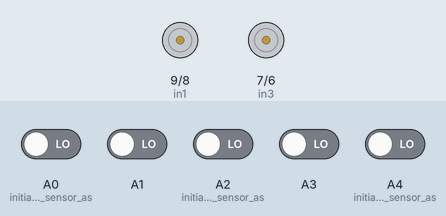
The sketch below on a simulated Arduino Uno, built with avr-gcc and run on an emulated ATmega328P. Parts: motor-driver pin pairs drawn as motors (green arrow = first pin HIGH = forward, orange = second pin HIGH = backward, longer = more drive, scaled by the enable pin). Inputs (shaded band) come from the test bench; at power-on: A0 (initialize_Left_sensor_as), A1, A2 (initialize_Left_sensor_as), A3, A4 (initialize_Left_sensor_as) LOW.

Above: at 4.2 s.
4.3 s: A0 (initialize_Left_sensor_as) driven HIGH and A1 driven HIGH
At 5.2 s:
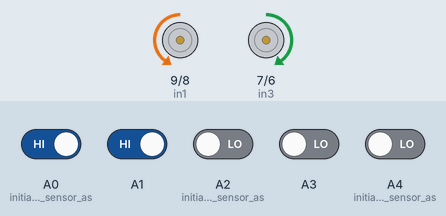
5.8 s: A3 driven HIGH and A4 (initialize_Left_sensor_as) driven HIGH
At 6.3 s:
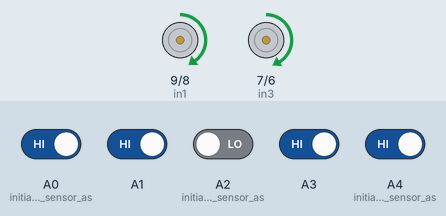
Timing chart, 0 to 8.8 s (numbered marks = the images above; inputs shaded):
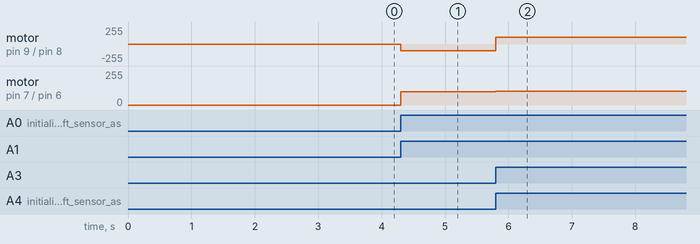

Measured:
- after the input at 4.3 s, motor on pin 9 (in1) / pin 8 (in2): stopped → backward 100/255 at once; motor on pin 7 (in3) / pin 6 (in4): stopped → forward 100/255 at once
- after the input at 5.8 s, motor on pin 9 (in1) / pin 8 (in2): backward 100/255 → forward 100/255 at once; motor on pin 7 (in3) / pin 6 (in4): forward 100/255 → forward 105/255 at once

The sketch:

line_follower_robot.ino
```cpp
#define in1 9
#define in2 8
#define in3 7
#define in4 6
#define enA 10
#define enB 5
int M1_Speed = 100; // speed of motor 1
int M2_Speed = 105; // speed of motor 2
int LeftRotationSpeed = 100; // Left Rotation Speed
int RightRotationSpeed = 100; // Right Rotation Speed
void setup() {
pinMode(in1,OUTPUT);
pinMode(in2,OUTPUT);
pinMode(in3,OUTPUT);
pinMode(in4,OUTPUT);
pinMode(enA,OUTPUT);
pinMode(enB,OUTPUT);
pinMode(A0, INPUT); // initialize Left sensor as an input
pinMode(A1, INPUT);
pinMode(A2, INPUT); // initialize Left sensor as an input
pinMode(A3, INPUT);
pinMode(A4, INPUT); // initialize Left sensor as an input

Serial.begin(9600); //for debugging

delay(3000);
}
void loop() {
int SENSOR_1 = digitalRead(A0);
int SENSOR_2 = digitalRead(A1);
int SENSOR_3 = digitalRead(A2);
int SENSOR_4 = digitalRead(A3);
int SENSOR_5 = digitalRead(A4);


if(SENSOR_1==1 && SENSOR_2==1 && SENSOR_3==0 && SENSOR_4==1 && SENSOR_5==1)
  {
    forward(); //FORWARD
  }
else if(SENSOR_1==1 && SENSOR_2==1 && SENSOR_3==0 && SENSOR_4==0 && SENSOR_5==0)
  {
    right(); //Move Right
  }
else if(SENSOR_1==0 && SENSOR_2==0 && SENSOR_3==0 && SENSOR_4==1 && SENSOR_5==1)
  {
    left(); //Move Left
  }

else if(SENSOR_1==1 && SENSOR_2==1 && SENSOR_3==1 && SENSOR_4==0 && SENSOR_5==0)
  {
    right();
  }

else if(SENSOR_1==0 && SENSOR_2==0 && SENSOR_3==1 && SENSOR_4==1 && SENSOR_5==1)
  {
    left();
  }
else if(SENSOR_1==1 && SENSOR_2==1 && SENSOR_3==1 && SENSOR_4==0 && SENSOR_5==1)
  {
    right();
  }

else if(SENSOR_1==1 && SENSOR_2==0 && SENSOR_3==1 && SENSOR_4==1 && SENSOR_5==1)
  {
    left();
  }
else if(SENSOR_1==1 && SENSOR_2==1 && SENSOR_3==1 && SENSOR_4==1 && SENSOR_5==0)
  {
    right();
  }

else if(SENSOR_1==0 && SENSOR_2==1 && SENSOR_3==1 && SENSOR_4==1 && SENSOR_5==1)
  {
    left();
  }

}

void forward()
{
digitalWrite(in1, HIGH);
digitalWrite(in2, LOW);
digitalWrite(in3, HIGH);
digitalWrite(in4, LOW);
analogWrite(enA, M1_Speed);
analogWrite(enB, M2_Speed);
}
void backward()
{
digitalWrite(in1, LOW);
digitalWrite(in2, HIGH);
digitalWrite(in3, LOW);
digitalWrite(in4, HIGH);
analogWrite(enA, M1_Speed);
analogWrite(enB, M2_Speed);
}
void right()
{
digitalWrite(in1, LOW);
digitalWrite(in2, HIGH);
digitalWrite(in3, HIGH);
digitalWrite(in4, LOW);
analogWrite(enA, LeftRotationSpeed);
analogWrite(enB, RightRotationSpeed);
}
void left()
{
digitalWrite(in1, HIGH);
digitalWrite(in2, LOW);
digitalWrite(in3, LOW);
digitalWrite(in4, HIGH);
analogWrite(enA, LeftRotationSpeed);
analogWrite(enB, RightRotationSpeed);
}
void Stop()
{
digitalWrite(in1, LOW);
digitalWrite(in2, LOW);
digitalWrite(in3, LOW);
digitalWrite(in4, LOW);
}
```
